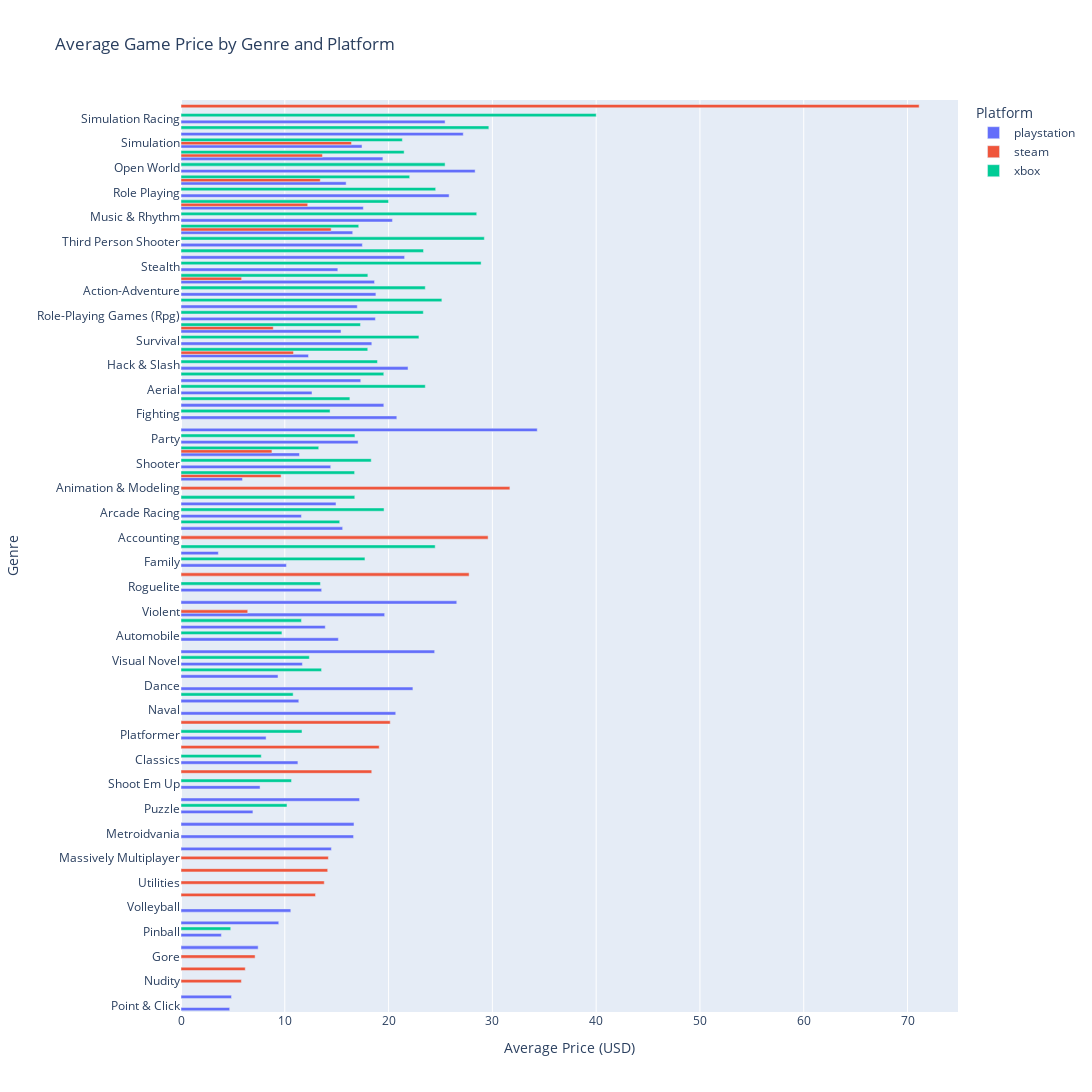

The notebook cell this image was saved under:
### Markdown cell above
####Interactive Version

### Code cell
fig_q4_interactive = px.bar(
    avg_price_genre_filtered,
    x="prices",
    y=display_genre_col,
    color="platform",
    orientation="h",
    title="Average Game Price by Genre and Platform",
    labels={
        "prices": "Average Price (USD)",
        display_genre_col: "Genre",
        "platform": "Platform",
        "n_games": "Number of Games"
    },
    hover_data=["platform", "prices", "n_games"],
    barmode="group"
)

fig_q4_interactive.update_layout(
    yaxis=dict(categoryorder="total ascending", categoryarray=list(genre_price_order)),
    legend_title_text="Platform",
    width=2000,
    height=1800
)

fig_q4_interactive.show()

### Figure 1 — Plotly figure (JSON) as saved in the notebook; plotly's stock layout.template omitted (floating-point values rounded to 4 significant figures)
{"data": [{"alignmentgroup": "True", "customdata": [["playstation", 2972], ["playstation", 92], ["playstation", 604], ["playstation", 297], ["playstation", 1546], ["playstation", 57], ["playstation", 21], ["playstation", 60], ["playstation", 469], ["playstation", 189], ["playstation", 11], ["playstation", 150], ["playstation", 26], ["playstation", 71], ["playstation", 11], ["playstation", 14], ["playstation", 56], ["playstation", 13], ["playstation", 412], ["playstation", 10], ["playstation", 219], ["playstation", 337], ["playstation", 29], ["playstation", 103], ["playstation", 24], ["playstation", 1177], ["playstation", 211], ["playstation", 188], ["playstation", 94], ["playstation", 15], ["playstation", 125], ["playstation", 10], ["playstation", 13], ["playstation", 181], ["playstation", 122], ["playstation", 68], ["playstation", 1928], ["playstation", 10], ["playstation", 2128], ["playstation", 101], ["playstation", 363], ["playstation", 557], ["playstation", 46], ["playstation", 337], ["playstation", 178], ["playstation", 29], ["playstation", 1088], ["playstation", 132], ["playstation", 743], ["playstation", 11], ["playstation", 682], ["playstation", 67], ["playstation", 683], ["playstation", 43], ["playstation", 149], ["playstation", 168], ["playstation", 37], ["playstation", 19], ["playstation", 626], ["playstation", 11]], "hovertemplate": "Platform=%{customdata[0]}<br>Average Price (USD)=%{x}<br>Genre=%{y}<br>Number of Games=%{customdata[1]}<extra></extra>", "legendgroup": "playstation", "marker": {"color": "#636efa", "pattern": {"shape": ""}}, "name": "playstation", "offsetgroup": "playstation", "orientation": "h", "showlegend": true, "textposition": "auto", "type": "bar", "x": [5.924, 26.57, 18.78, 27.19, 15.41, 12.62, 9.419, 11.6, 15.16, 14.93, 13.9, 9.347, 4.867, 18.65, 11.26, 17.2, 21.54, 22.34, 3.597, 10.16, 20.79, 16.98, 24.44, 21.87, 14.49, 11.42, 15.58, 16.63, 20.37, 34.32, 12.28, 20.69, 16.67, 28.34, 17.06, 3.89, 8.198, 4.69, 6.928, 16.54, 13.55, 25.83, 18.73, 19.45, 11.35, 19.54, 7.616, 14.43, 17.44, 25.44, 15.91, 15.11, 17.57, 18.39, 17.32, 17.47, 7.433, 19.62, 11.7, 10.58], "xaxis": "x", "y": ["Action", "Action Horror", "Action-Adventure", "Action-Rpg", "Adventure", "Aerial", "Arcade", "Arcade Racing", "Automobile", "Beat Em Up", "Board Games", "Card & Board", "Casino", "Casual", "Classics", "Collectable Card Game", "Collection", "Dance", "Educational & Trivia", "Family", "Fighting", "First Person Shooter", "Fishing", "Hack & Slash", "Hunting", "Indie", "Management", "Metroidvania", "Music & Rhythm", "Music+", "Nan", "Naval", "On Rails", "Open World", "Party", "Pinball", "Platformer", "Point & Click", "Puzzle", "Racing", "Roguelite", "Role Playing", "Role-Playing Games (Rpg)", "Rpg", "Run & Gun", "Sandbox", "Shoot Em Up", "Shooter", "Simulation", "Simulation Racing", "Sports", "Stealth", "Strategy", "Survival", "Survival Horror", "Third Person Shooter", "Tower Defence", "Violent", "Visual Novel", "Volleyball"], "yaxis": "y"}, {"alignmentgroup": "True", "customdata": [["steam", 10], ["steam", 31945], ["steam", 16627], ["steam", 228], ["steam", 95], ["steam", 15590], ["steam", 151], ["steam", 21], ["steam", 102], ["steam", 29], ["steam", 7385], ["steam", 49], ["steam", 95], ["steam", 47], ["steam", 18], ["steam", 415], ["steam", 1357], ["steam", 80], ["steam", 1736], ["steam", 33], ["steam", 160], ["steam", 1149], ["steam", 215], ["steam", 23], ["steam", 309]], "hovertemplate": "Platform=%{customdata[0]}<br>Average Price (USD)=%{x}<br>Genre=%{y}<br>Number of Games=%{customdata[1]}<extra></extra>", "legendgroup": "steam", "marker": {"color": "#EF553B", "pattern": {"shape": ""}}, "name": "steam", "offsetgroup": "steam", "orientation": "h", "showlegend": true, "textposition": "auto", "type": "bar", "x": [29.59, 9.644, 8.89, 31.69, 27.76, 5.839, 20.16, 14.13, 19.09, 7.14, 8.76, 14.2, 10.84, 5.818, 18.38, 14.47, 13.63, 6.19, 16.43, 12.96, 13.42, 12.21, 13.8, 71.12, 6.429], "xaxis": "x", "y": ["Accounting", "Action", "Adventure", "Animation & Modeling", "Audio Production", "Casual", "Design & Illustration", "Early Access", "Education", "Gore", "Indie", "Massively Multiplayer", "Nan", "Nudity", "Photo Editing", "Racing", "Rpg", "Sexual Content", "Simulation", "Software Training", "Sports", "Strategy", "Utilities", "Video Production", "Violent"], "yaxis": "y"}, {"alignmentgroup": "True", "customdata": [["xbox", 935], ["xbox", 245], ["xbox", 124], ["xbox", 634], ["xbox", 11], ["xbox", 122], ["xbox", 15], ["xbox", 89], ["xbox", 26], ["xbox", 29], ["xbox", 36], ["xbox", 35], ["xbox", 24], ["xbox", 16], ["xbox", 15], ["xbox", 144], ["xbox", 149], ["xbox", 27], ["xbox", 603], ["xbox", 147], ["xbox", 32], ["xbox", 507], ["xbox", 11], ["xbox", 57], ["xbox", 15], ["xbox", 729], ["xbox", 566], ["xbox", 73], ["xbox", 155], ["xbox", 209], ["xbox", 49], ["xbox", 167], ["xbox", 65], ["xbox", 16], ["xbox", 266], ["xbox", 142], ["xbox", 279], ["xbox", 35], ["xbox", 295], ["xbox", 27], ["xbox", 453], ["xbox", 41], ["xbox", 58], ["xbox", 72], ["xbox", 123]], "hovertemplate": "Platform=%{customdata[0]}<br>Average Price (USD)=%{x}<br>Genre=%{y}<br>Number of Games=%{customdata[1]}<extra></extra>", "legendgroup": "xbox", "marker": {"color": "#00cc96", "pattern": {"shape": ""}}, "name": "xbox", "offsetgroup": "xbox", "orientation": "h", "showlegend": true, "textposition": "auto", "type": "bar", "x": [16.73, 23.53, 29.66, 17.29, 23.54, 19.56, 9.723, 16.74, 11.61, 13.54, 18.0, 7.733, 23.36, 24.49, 17.72, 14.36, 25.13, 18.93, 13.27, 15.29, 28.49, 17.99, 25.44, 16.76, 4.79, 11.66, 10.22, 17.12, 13.43, 24.54, 23.35, 21.5, 10.81, 16.27, 10.65, 18.33, 21.33, 40.0, 22.03, 28.92, 19.99, 22.92, 19.54, 29.23, 12.37], "xaxis": "x", "y": ["Action", "Action-Adventure", "Action-Rpg", "Adventure", "Aerial", "Arcade Racing", "Automobile", "Beat Em Up", "Board Games", "Card & Board", "Casual", "Classics", "Collection", "Educational & Trivia", "Family", "Fighting", "First Person Shooter", "Hack & Slash", "Indie", "Management", "Music & Rhythm", "Nan", "Open World", "Party", "Pinball", "Platformer", "Puzzle", "Racing", "Roguelite", "Role Playing", "Role-Playing Games (Rpg)", "Rpg", "Run & Gun", "Sandbox", "Shoot Em Up", "Shooter", "Simulation", "Simulation Racing", "Sports", "Stealth", "Strategy", "Survival", "Survival Horror", "Third Person Shooter", "Visual Novel"], "yaxis": "y"}], "layout": {"barmode": "group", "height": 1800, "legend": {"title": {"text": "Platform"}, "tracegroupgap": 0}, "title": {"text": "Average Game Price by Genre and Platform"}, "width": 2000, "xaxis": {"anchor": "y", "domain": [0, 1], "title": {"text": "Average Price (USD)"}}, "yaxis": {"anchor": "x", "categoryarray": ["Video Production", "Music+", "Simulation Racing", "Animation & Modeling", "Accounting", "Action-Rpg", "Audio Production", "Open World", "Action Horror", "Role Playing", "Fishing", "Music & Rhythm", "Third Person Shooter", "Collection", "Dance", "Stealth", "Action-Adventure", "First Person Shooter", "Role-Playing Games (Rpg)", "Naval", "Survival", "Hack & Slash", "Design & Illustration", "Education", "Survival Horror", "Simulation", "Photo Editing", "Rpg", "Aerial", "Sandbox", "Fighting", "Collectable Card Game", "Sports", "Party", "On Rails", "Metroidvania", "Strategy", "Shooter", "Racing", "Beat Em Up", "Arcade Racing", "Management", "Hunting", "Massively Multiplayer", "Casual", "Early Access", "Educational & Trivia", "Family", "Adventure", "Utilities", "Nan", "Roguelite", "Violent", "Software Training", "Board Games", "Automobile", "Visual Novel", "Card & Board", "Indie", "Run & Gun", "Action", "Volleyball", "Platformer", "Classics", "Arcade", "Shoot Em Up", "Puzzle", "Tower Defence", "Gore", "Sexual Content", "Nudity", "Casino", "Point & Click", "Pinball"], "categoryorder": "total ascending", "domain": [0, 1], "title": {"text": "Genre"}}}}
